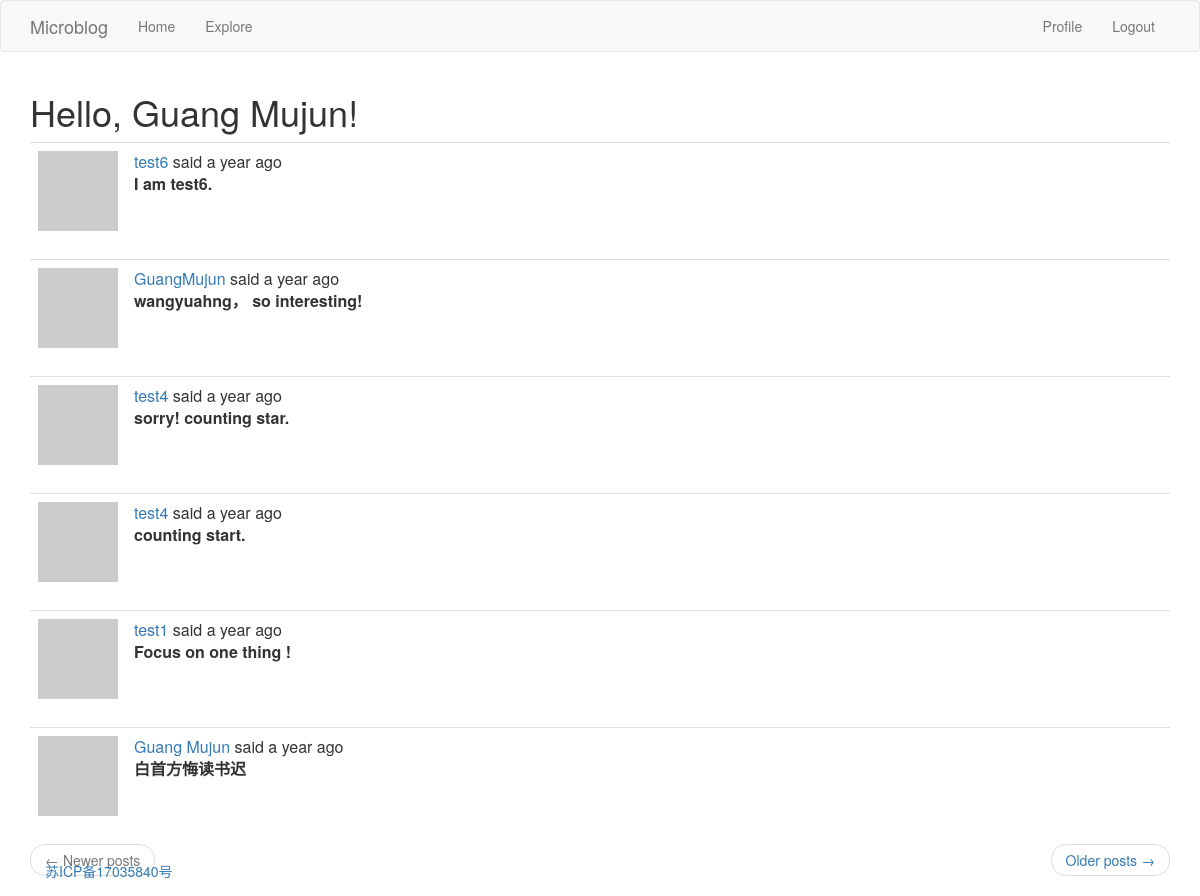
The page /explore (signed in) on the database its author committed.
### app/models.py (models this page shows, shortened)
class User(UserMixin,db.Model):
	id = db.Column(db.Integer , primary_key = True)
	username = db.Column(db.String(64) , index = True ,unique = True )
	email = db.Column(db.String(120) , index = True ,unique = True)
	password_hash = db.Column(db.String(128))
	posts = db.relationship('Post' , backref = 'author' , lazy = 'dynamic')
	about_me = db.Column(db.String(140))
	last_seen = db.Column(db.DateTime , default = datetime.utcnow)
	followed = db.relationship(
		'User' , secondary = followers ,#secondary 指定用于该关系的关联表
		primaryjoin = (followers.c.follower_id == id),#primaryjoin 通过关联表关联到关注者的条件 followers.c.follower_id 引用followers表中的follower_id列
		secondaryjoin = (followers.c.followed_id == id),#secondaryjoin 通过关联表关联到被关注者的条件
		backref = db.backref('followers' , lazy = 'dynamic') , lazy = 'dynamic'	)
	def avatar(self , size):
		digest = md5(self.email.lower().encode('utf-8')).hexdigest()
		return 'https://www.gravatar.com/avatar/{}?d=identicon&s={}' .format(digest , size)

class Post(db.Model):
	id = db.Column(db.Integer , primary_key = True )
	body = db.Column(db.String(140))
	timestamp = db.Column(db.DateTime , index = True , default = datetime.utcnow)
	user_id = db.Column(db.Integer , db.ForeignKey ('user.id'))

### app/routes.py (the view)
@App.route('/explore')
@login_required
def explore():
	page = request.args.get('page' , 1 , type = int)
	posts = Post.query.order_by(Post.timestamp.desc()).paginate(
		page , App.config['POSTS_PER_PAGE'] , False )
	next_url = url_for('explore', page=posts.next_num) \
        		if posts.has_next else None
  	prev_url = url_for('explore', page=posts.prev_num) \
        		if posts.has_prev else None
	return render_template('index.html', title='Home', posts=posts.items,
	 						next_url=next_url, prev_url=prev_url)

### app/models.py (called while the page is built)
@login.user_loader
def load_user(id):
	return User.query.get(int(id))

### app/routes.py (called while the page is built)
@App.before_request
def before_request():
	if current_user.is_authenticated:
		current_user.last_seen = datetime.utcnow()
		db.session.commit()

### app/templates/index.html (shortened to what this page needs)
{% extends "base.html" %}
{% import 'bootstrap/wtf.html' as wtf %}
{% block app_content %}
	<h1>Hello, {{ current_user.username }}!</h1>
	{% for post in posts %}
	        {% include '_post.html' %}
	{% endfor %}
	    <nav aria-label="...">
	        <ul class="pager">
	            <li class="previous{% if not prev_url %} disabled{% endif %}">
	                <a href="{{ prev_url or '#' }}">
	                    <span aria-hidden="true">&larr;</span> Newer posts
	                </a>
	            </li>
	            <li class="next{% if not next_url %} disabled{% endif %}">
	                <a href="{{ next_url or '#' }}">
	                    Older posts <span aria-hidden="true">&rarr;</span>
	                </a>
	            </li>
	        </ul>
	    </nav>
{% endblock %}

### app/templates/_post.html (shortened to what this page needs)
<table class="table table-hover">
<tr>
	<td width="70px">
		<a href="{{ url_for('user', username=post.author.username) }}">
                   	 <img src="{{ post.author.avatar(70) }}" />
                </a>
	</td>
	<td>
		<a href="{{url_for('user' , username = post.author.username)}}">{{ post.author.username }} </a>
		said {{  moment(post.timestamp).fromNow() }}
		 <br><b>{{ post.body }}</b>
	</td>
</tr>
</table>

### rows shown on the page
User: username "Guang Mujun"
Post: author.username "test6", timestamp "a year ago", body "I am test6."
Post: author.username "GuangMujun", timestamp "a year ago", body "wangyuahng， so interesting!"
Post: author.username "test4", timestamp "a year ago", body "sorry! counting star."
Post: author.username "test4", timestamp "a year ago", body "counting start."
Post: author.username "test1", timestamp "a year ago", body "Focus on one thing !"
Post: author.username "Guang Mujun", timestamp "a year ago", body "白首方悔读书迟"
